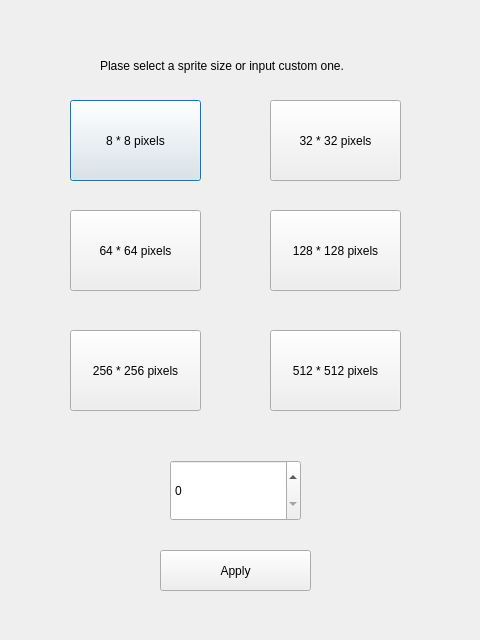
<?xml version="1.0" encoding="UTF-8"?>
<ui version="4.0">
 <class>sizeDialog</class>
 <widget class="QDialog" name="sizeDialog">
  <property name="geometry">
   <rect>
    <x>0</x>
    <y>0</y>
    <width>480</width>
    <height>640</height>
   </rect>
  </property>
  <property name="windowTitle">
   <string>Dialog</string>
  </property>
  <property name="locale">
   <locale language="English" country="UnitedStates"/>
  </property>
  <widget class="QPushButton" name="sizeButton8">
   <property name="geometry">
    <rect>
     <x>70</x>
     <y>100</y>
     <width>131</width>
     <height>81</height>
    </rect>
   </property>
   <property name="text">
    <string>8 * 8 pixels</string>
   </property>
  </widget>
  <widget class="QLabel" name="label">
   <property name="geometry">
    <rect>
     <x>100</x>
     <y>40</y>
     <width>331</width>
     <height>51</height>
    </rect>
   </property>
   <property name="text">
    <string>Plase select a sprite size or input custom one.</string>
   </property>
  </widget>
  <widget class="QPushButton" name="sizeButton32">
   <property name="geometry">
    <rect>
     <x>270</x>
     <y>100</y>
     <width>131</width>
     <height>81</height>
    </rect>
   </property>
   <property name="text">
    <string>32 * 32 pixels</string>
   </property>
  </widget>
  <widget class="QPushButton" name="sizeButton64">
   <property name="geometry">
    <rect>
     <x>70</x>
     <y>210</y>
     <width>131</width>
     <height>81</height>
    </rect>
   </property>
   <property name="text">
    <string>64 * 64 pixels</string>
   </property>
  </widget>
  <widget class="QPushButton" name="sizeButton128">
   <property name="geometry">
    <rect>
     <x>270</x>
     <y>210</y>
     <width>131</width>
     <height>81</height>
    </rect>
   </property>
   <property name="text">
    <string>128 * 128 pixels</string>
   </property>
  </widget>
  <widget class="QPushButton" name="sizeButton256">
   <property name="geometry">
    <rect>
     <x>70</x>
     <y>330</y>
     <width>131</width>
     <height>81</height>
    </rect>
   </property>
   <property name="text">
    <string>256 * 256 pixels</string>
   </property>
  </widget>
  <widget class="QPushButton" name="sizeButton512">
   <property name="geometry">
    <rect>
     <x>270</x>
     <y>330</y>
     <width>131</width>
     <height>81</height>
    </rect>
   </property>
   <property name="text">
    <string>512 * 512 pixels</string>
   </property>
  </widget>
  <widget class="QSpinBox" name="spinBox">
   <property name="geometry">
    <rect>
     <x>170</x>
     <y>460</y>
     <width>131</width>
     <height>61</height>
    </rect>
   </property>
   <property name="maximum">
    <number>1024</number>
   </property>
  </widget>
  <widget class="QPushButton" name="applyButton">
   <property name="geometry">
    <rect>
     <x>160</x>
     <y>550</y>
     <width>151</width>
     <height>41</height>
    </rect>
   </property>
   <property name="text">
    <string>Apply</string>
   </property>
  </widget>
 </widget>
 <resources/>
 <connections/>
</ui>
